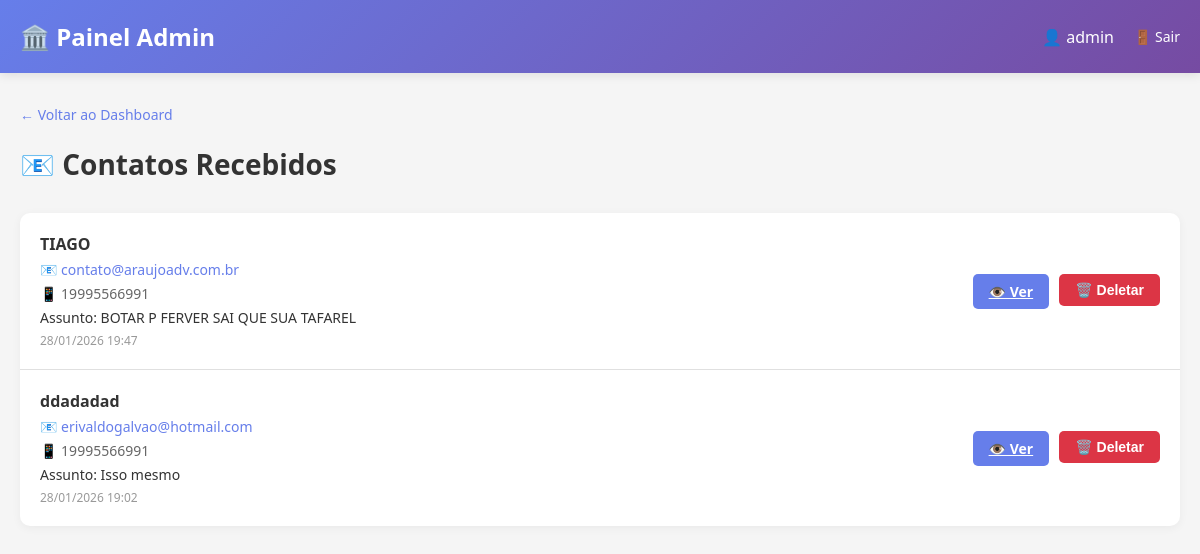
Page /admin/contatos (signed in) on the earlier database version.
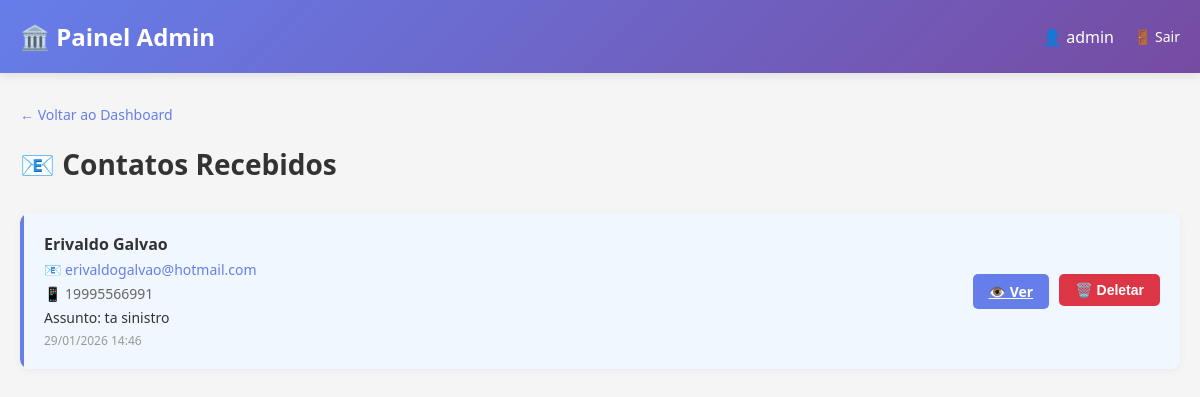
Same page on the later database version.
### models.py (models this page shows)
class ContatoFormulario(db.Model):
    id = db.Column(db.Integer, primary_key=True)
    nome = db.Column(db.String(100), nullable=False)
    email = db.Column(db.String(120), nullable=False)
    telefone = db.Column(db.String(50), nullable=False)
    idade = db.Column(db.Integer)
    assunto = db.Column(db.String(200), nullable=False)
    mensagem = db.Column(db.Text, nullable=False)
    tipo_caso = db.Column(db.String(100))  # Qual área de atuação
    lido = db.Column(db.Boolean, default=False)
    enviado_n8n = db.Column(db.Boolean, default=False)
    resposta_n8n = db.Column(db.Text)
    criado_em = db.Column(db.DateTime, default=datetime.utcnow)

### app.py (the view)
@app.route('/admin/contatos')
@login_required
def admin_contatos():
    contatos = ContatoFormulario.query.order_by(ContatoFormulario.criado_em.desc()).all()
    return render_template('admin/contatos.html', contatos=contatos)

### app.py (called while the page is built)
@login_manager.user_loader
def load_user(user_id):
    return User.query.get(int(user_id))

### templates/admin/contatos.html (shortened to what this page needs)
<!DOCTYPE html>
<html lang="pt-BR">
<head>
    <link rel="stylesheet" href="https://cdnjs.cloudflare.com/ajax/libs/font-awesome/6.4.0/css/all.min.css">
</head>
<body>
    <div class="navbar">
        <h1>🏛️ Painel Admin</h1>
        <div class="navbar-right">
            <span>👤 {{ current_user.username }}</span>
            <a href="{{ url_for('admin_logout') }}">🚪 Sair</a>
        </div>
    </div>
    <div class="container">
        <div class="back-link">
            <a href="{{ url_for('admin_dashboard') }}">← Voltar ao Dashboard</a>
        </div>
        <div class="header-section">
            <h2>📧 Contatos Recebidos</h2>
        </div>
        <div class="contatos-list">
            {% if contatos %}
                {% for contato in contatos %}
                <div class="contato-item {% if not contato.lido %}nao-lido{% endif %}">
                    <div class="contato-info">
                        <div class="contato-nome">{{ contato.nome }}</div>
                        <div class="contato-email">📧 {{ contato.email }}</div>
                        <div class="contato-telefone">📱 {{ contato.telefone }}</div>
                        <div class="contato-assunto">Assunto: {{ contato.assunto }}</div>
                        <div class="contato-data">{{ contato.criado_em.strftime('%d/%m/%Y %H:%M') }}</div>
                    </div>
                    <div class="contato-actions">
                        <a href="{{ url_for('admin_ver_contato', id=contato.id) }}" class="btn-ver">👁️ Ver</a>
                        <form method="POST" action="{{ url_for('admin_deletar_contato', id=contato.id) }}" style="display: inline;" onsubmit="return confirm('Tem certeza?');">
                            <button type="submit" class="btn-delete">🗑️ Deletar</button>
                        </form>
                    </div>
                </div>
                {% endfor %}
            {% else %}
                <div style="padding: 40px; text-align: center; color: #999;">
                    <p>Nenhum contato recebido ainda.</p>
                </div>
            {% endif %}
        </div>
    </div>
</body>
</html>

Differences in the rows shown:
removed ContatoFormulario: nome "TIAGO", email "contato@araujoadv.com.br", telefone "19995566991", assunto "BOTAR P FERVER SAI QUE SUA TAFAREL", criado_em "28/01/2026 19:47"
changed ContatoFormulario "erivaldogalvao@hotmail.com": lido True → False (drawn); nome "ddadadad" → "Erivaldo Galvao"; assunto "Isso mesmo" → "ta sinistro"; criado_em "28/01/2026 19:02" → "29/01/2026 14:46"
